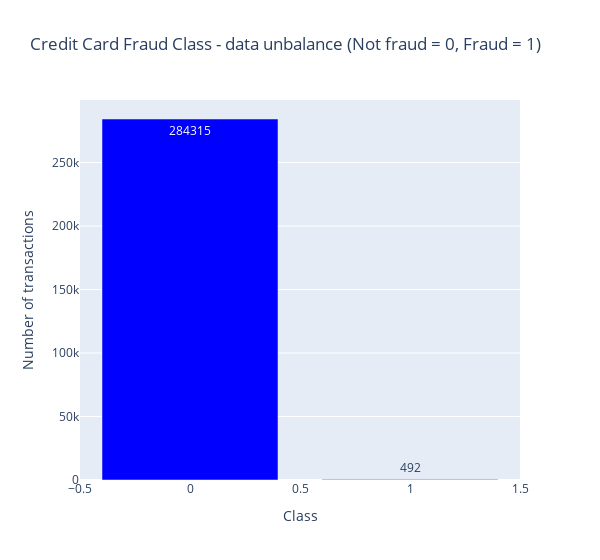

Notebook code cell kept with this figure:
### Markdown cell above
There is no missing data in the entire dataset.

### Data unbalance

Let's check data unbalance with respect with target value, i.e. Class.

### Code cell
temp = data_df["Class"].value_counts()
df = pd.DataFrame({'Class': temp.index,'values': temp.values})

trace = go.Bar(
    x = df['Class'],y = df['values'],
    name="Credit Card Fraud Class - data unbalance (Not fraud = 0, Fraud = 1)",
    marker=dict(color="Blue"),
    text=df['values']
)
data = [trace]
layout = dict(title = 'Credit Card Fraud Class - data unbalance (Not fraud = 0, Fraud = 1)',
          xaxis = dict(title = 'Class', showticklabels=True), 
          yaxis = dict(title = 'Number of transactions'),
          hovermode = 'closest',width=600
         )
fig = dict(data=data, layout=layout)
iplot(fig, filename='class')

### Figure 1 — Plotly figure (JSON) as saved in the notebook; plotly's stock layout.template omitted (floating-point values rounded to 4 significant figures)
{"data": [{"marker": {"color": "Blue"}, "name": "Credit Card Fraud Class - data unbalance (Not fraud = 0, Fraud = 1)", "text": [284315, 492], "type": "bar", "x": [0, 1], "y": [284315, 492]}], "layout": {"hovermode": "closest", "title": {"text": "Credit Card Fraud Class - data unbalance (Not fraud = 0, Fraud = 1)"}, "width": 600, "xaxis": {"showticklabels": true, "title": {"text": "Class"}}, "yaxis": {"title": {"text": "Number of transactions"}}}}
